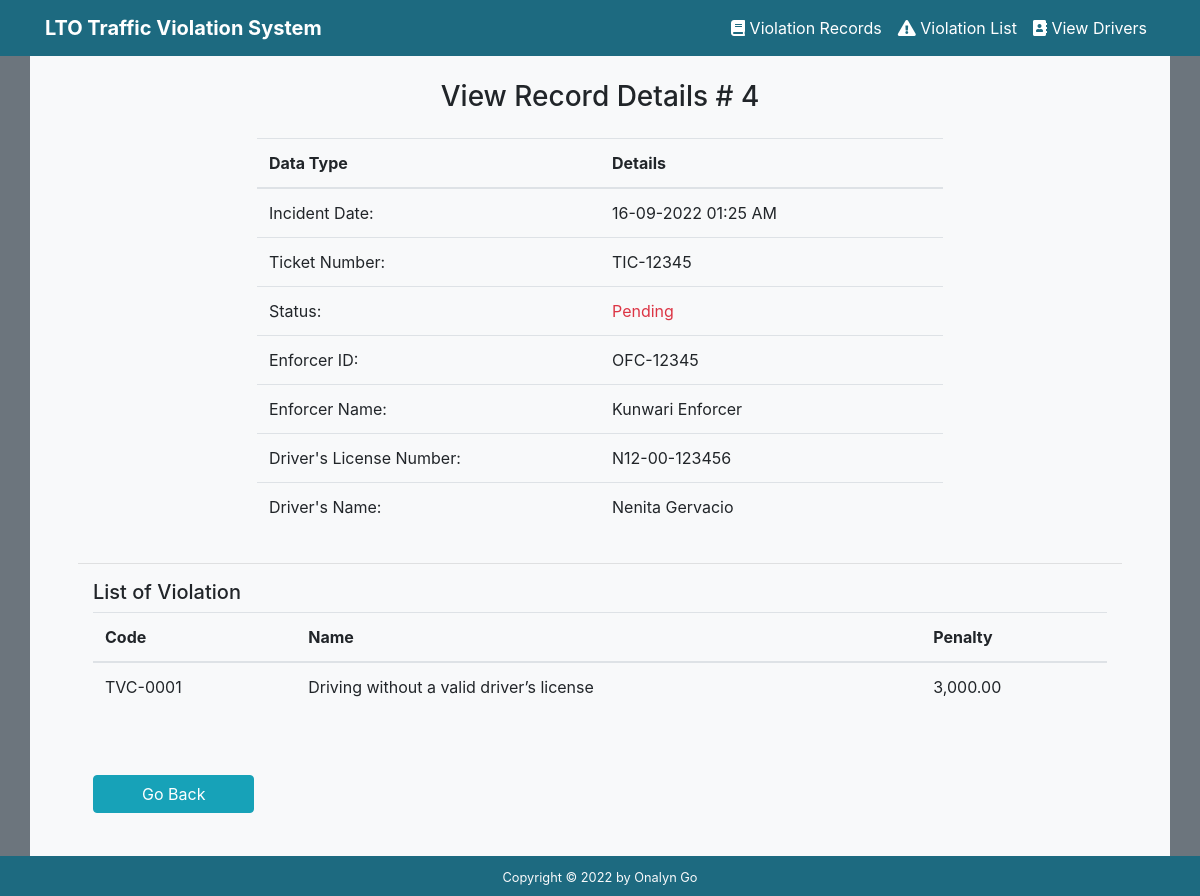
Page /viewRecordDetails.php?record_id=4 on the committed database.
### tables this page shows
CREATE TABLE `records` (
  `record_id` int(11) NOT NULL,
  `driver_id` int(11) DEFAULT NULL,
  `violation_id` int(11) DEFAULT NULL,
  `ticket_no` varchar(50) NOT NULL,
  `enforcer_id` varchar(20) NOT NULL,
  `enforcer_name` varchar(200) NOT NULL,
  `status` tinyint(1) NOT NULL DEFAULT '0' COMMENT '0=pending, 1=paid',
  `created_at` datetime NOT NULL DEFAULT CURRENT_TIMESTAMP,
  `updated_at` datetime DEFAULT NULL ON UPDATE CURRENT_TIMESTAMP
);

CREATE TABLE `drivers` (
  `driver_id` int(11) NOT NULL,
  `license_no` varchar(20) NOT NULL,
  `license_type` varchar(200) DEFAULT NULL,
  `first_name` varchar(100) NOT NULL,
  `last_name` varchar(100) NOT NULL,
  `birth_date` date NOT NULL,
  `phone` varchar(20) DEFAULT NULL,
  `email` varchar(100) DEFAULT NULL,
  `street_name` varchar(200) DEFAULT NULL,
  `village_name` varchar(200) DEFAULT NULL,
  `barangay` varchar(200) DEFAULT NULL,
  `city` varchar(200) DEFAULT NULL,
  `region` char(200) DEFAULT NULL,
  `created_at` datetime NOT NULL DEFAULT CURRENT_TIMESTAMP,
  `updated_at` datetime DEFAULT NULL ON UPDATE CURRENT_TIMESTAMP
);

CREATE TABLE `violations` (
  `violation_id` int(11) NOT NULL,
  `code` varchar(20) NOT NULL,
  `name` varchar(200) DEFAULT NULL,
  `description` text NOT NULL,
  `penalty` float NOT NULL,
  `created_at` datetime NOT NULL DEFAULT CURRENT_TIMESTAMP,
  `updated_at` datetime DEFAULT NULL ON UPDATE CURRENT_TIMESTAMP
);

### viewRecordDetails.php (the view, shortened to what this page needs)
<?php
require_once "template/header.php";
$pdo = new DBCon("mysql", "localhost", "lto-traffic-violation", "root", "root");
if (isset($_GET['record_id'])) {
    $stmt = $pdo->prepare(
        'SELECT d.first_name, d.last_name, d.license_no,
        v.code, v.name, v.penalty,
        r.record_id, r.created_at, r.ticket_no, r.enforcer_id, r.enforcer_name, r.status
        FROM records r, drivers d, violations v
        WHERE
            d.driver_id = r.driver_id
        AND r.violation_id = v.violation_id
        AND record_id = ?'
    );
    $stmt->execute([$_GET['record_id']]);
    $record = $stmt->fetch(PDO::FETCH_ASSOC);
} else {
    exit('No RECORD ID specified!');
}
?>
<section class="container-xl bg-light py-4 px-5 height" >
    <h3 class="text-center pb-3">View Record Details # <?=$record['record_id']?></h3>
    <div class="row ">
        <div class="col-2"></div>
        <div class="col-8">
            <table class="table table-hover">
                <thead>
                    <tr>
                        <th scope="col" width="50%">Data Type</th>
                        <th scope="col" width="50%">Details</th>
                    </tr>
                </thead>
                <tbody>
                    <tr>
                        <td>Incident Date:</td>
                        <td><?=date( "d-m-Y h:i A",strtotime($record['created_at']))?></td>
                    </tr>
                    <tr>
                        <td>Ticket Number:</td>
                        <td><?=$record['ticket_no']?></td>
                    </tr>
                    <tr>
                        <td>Status:</td>
                        <td>
                            <?php if ( $record ['status'] == 1): ?>
                                <span class="text-success">Paid</span>
                            <?php else: ?>
                                <span class="text-danger">Pending</span>
                            <?php endif; ?>
                        </td>
                    </tr>
                    <tr>
                        <td>Enforcer ID:</td>
                        <td><?=$record['enforcer_id']?></td>
                    </tr>
                    <tr>
                        <td>Enforcer Name:</td>
                        <td><?=$record['enforcer_name']?></td>
                    </tr>
                    <tr>
                        <td>Driver's License Number:</td>
                        <td><?=$record['license_no']?></td>
                    </tr>
                    <tr>
                        <td>Driver's Name:</td>
                        <td><?=$record['first_name']." ".$record['last_name']?></td>
                    </tr>
                </tbody>
            </table>
        </div>
        <div class="col-2"></div>
    </div>
    <hr>
    <div class="col">
        <h5>List of Violation</h5>
        <table class="table table-hover">
            <thead>
                <tr>
                    <th scope="col" width="">Code</th>
                    <th scope="col" width="">Name</th>
                    <th scope="col" width="">Penalty</th>
                </tr>
            </thead>
            <tbody>
                <tr>
                    <td><?=$record['code']?></td>
                    <td><?=$record['name']?></td>
                    <td><?=number_format($record['penalty'],2)?></td>
                </tr>
            </tbody>
        </table>
    </div>
    <div class="col pt-5">
        <a class="btn btn-info px-5" href="viewRecords.php">Go Back</a>
    </div>
</section>
<?php include "template/footer.php"?>

### style.css (style rules this page uses)
* { margin: 0; padding: 0; box-sizing: border-box; }
.height { height: 100% !important; }

### rows in the picture
records: record_id "4", created_at "16-09-2022 01:25 AM", ticket_no "TIC-12345", enforcer "OFC-12345", enforcer_name "Kunwari Enforcer", driver.license_no "N12-00-123456", driver.first_name "Nenita", driver.last_name "Gervacio", violation.code "TVC-0001", violation.name "Driving without a valid driver’s license", violation.penalty "3,000.00"
